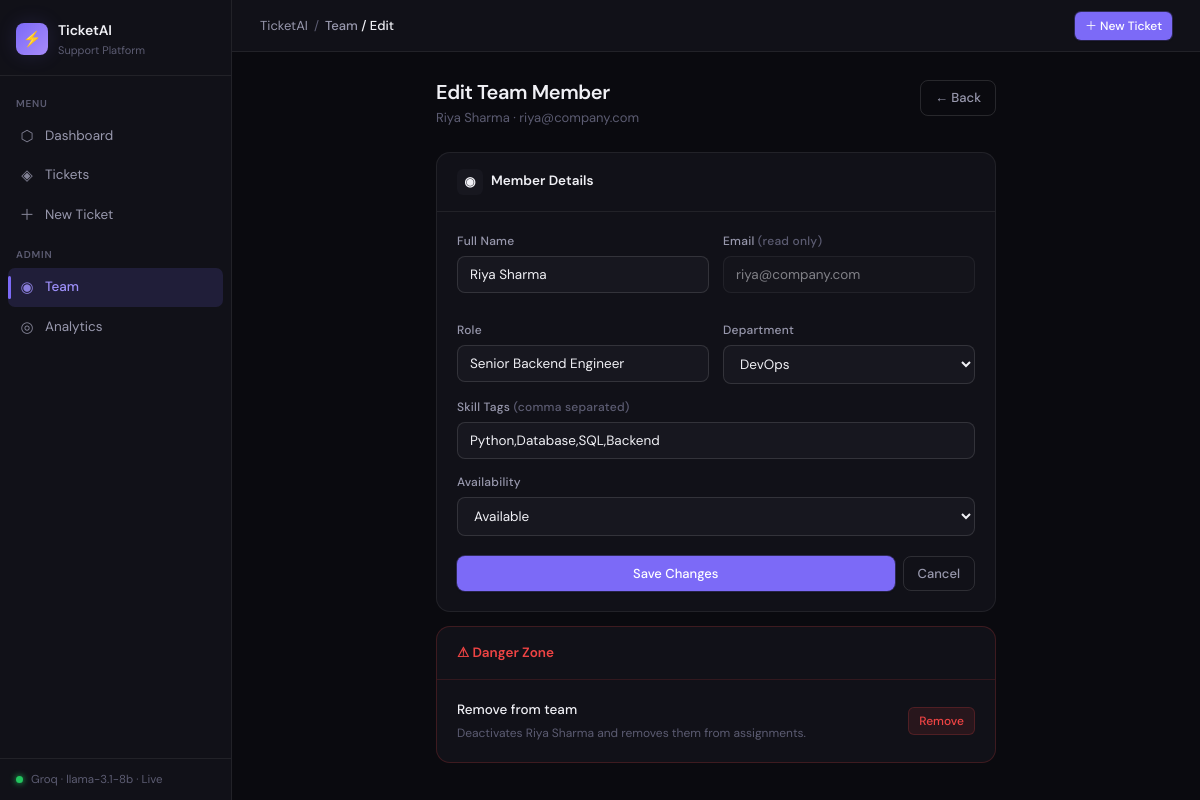
/employees/1/edit, run on the app's committed database.
### app/models.py (models this page shows)
class Employee(Base):
    __tablename__ = "employees"
    id = Column(Integer, primary_key=True, index=True)
    name = Column(String(100), nullable=False)
    email = Column(String(150), unique=True, nullable=False)
    role = Column(String(100), nullable=False)
    department_id = Column(Integer, ForeignKey("departments.id"), nullable=False)
    skill_tags = Column(Text, default="")        # comma-separated: "Python,Database,Networking"
    avg_resolution_time = Column(Float, default=0.0)  # in hours
    current_ticket_load = Column(Integer, default=0)
    availability = Column(String(20), default="Available")
    is_active = Column(Boolean, default=True)
    created_at = Column(DateTime(timezone=True), server_default=func.now())
    updated_at = Column(DateTime(timezone=True), onupdate=func.now())
    department = relationship("Department", back_populates="employees")
    assigned_tickets = relationship("Ticket", back_populates="assignee")

class Department(Base):
    __tablename__ = "departments"
    id = Column(Integer, primary_key=True, index=True)
    name = Column(String(100), unique=True, nullable=False)
    description = Column(Text, nullable=True)
    created_at = Column(DateTime(timezone=True), server_default=func.now())
    employees = relationship("Employee", back_populates="department")
    tickets = relationship("Ticket", back_populates="department")

### app/main.py (the view)
@app.get("/employees/{emp_id}/edit", response_class=HTMLResponse)
def edit_employee_page(
    emp_id: int,
    request: Request,
    db: Session = Depends(get_db)
):
    emp = db.query(models.Employee).filter_by(id=emp_id).first()
    if not emp:
        return templates.TemplateResponse(
            "404.html",
            {"request": request, "active": "employees"},
            status_code=404
        )
    departments = db.query(models.Department).all()
    return templates.TemplateResponse("edit_employee.html", {
        "request":     request,
        "active":      "employees",
        "emp":         emp,
        "departments": departments,
    })

### templates/edit_employee.html (shortened to what this page needs)
{% extends "base.html" %}
{% block breadcrumb %}
  <a href="/employees" style="color:var(--text-2);text-decoration:none;">Team</a> / Edit
{% endblock %}
{% block content %}
<div style="max-width:560px;margin:0 auto;">
  <div class="page-head">
    <div>
      <div class="page-head-title">Edit Team Member</div>
      <div class="page-head-sub">{{ emp.name }} · {{ emp.email }}</div>
    </div>
    <a href="/employees" class="btn btn-ghost">← Back</a>
  </div>
  <div class="card">
    <div class="card-header">
      <div class="card-title">
        <span class="card-title-icon">◉</span> Member Details
      </div>
    </div>
    <div class="card-pad">
      <form method="POST" action="/employees/{{ emp.id }}/edit">
        <div class="form-grid-2">
          <div class="form-group">
            <label class="form-label">Full Name</label>
            <input class="form-control" name="name"
              value="{{ emp.name }}" required/>
          </div>
          <div class="form-group">
            <label class="form-label">
              Email
              <span style="color:var(--text-3);">(read only)</span>
            </label>
            <input class="form-control" value="{{ emp.email }}" disabled
              style="opacity:0.5;cursor:not-allowed;"/>
          </div>
          <div class="form-group">
            <label class="form-label">Role</label>
            <input class="form-control" name="role"
              value="{{ emp.role }}" required/>
          </div>
          <div class="form-group">
            <label class="form-label">Department</label>
            <select class="form-control" name="department_id" required>
              {% for dept in departments %}
                <option value="{{ dept.id }}"
                  {% if dept.id == emp.department_id %}selected{% endif %}>
                  {{ dept.name }}
                </option>
              {% endfor %}
            </select>
          </div>
        </div>
        <div class="form-group">
          <label class="form-label">
            Skill Tags
            <span style="color:var(--text-3);">(comma separated)</span>
          </label>
          <input class="form-control" name="skill_tags"
            value="{{ emp.skill_tags }}"
            placeholder="Python, Database, Networking"/>
        </div>
        <div class="form-group" style="margin-bottom:20px;">
          <label class="form-label">Availability</label>
          <select class="form-control" name="availability">
            {% for a in ['Available', 'Busy', 'On Leave'] %}
              <option value="{{ a }}"
                {% if emp.availability == a %}selected{% endif %}>
                {{ a }}
              </option>
            {% endfor %}
          </select>
        </div>
        <div style="display:flex;gap:8px;">
          <button type="submit" class="btn btn-primary"
            style="flex:1;justify-content:center;">
            Save Changes
          </button>
          <a href="/employees" class="btn btn-ghost">Cancel</a>
        </div>
      </form>
    </div>
  </div>
  <div class="card"
    style="margin-top:14px;border-color:rgba(239,68,68,0.2);">
    <div class="card-header"
      style="border-color:rgba(239,68,68,0.15);">
      <div class="card-title" style="color:var(--red);">⚠ Danger Zone</div>
    </div>
    <div class="card-pad"
      style="display:flex;align-items:center;justify-content:space-between;">
      <div>
        <div style="font-size:13.5px;font-weight:500;">Remove from team</div>
        <div style="font-size:12px;color:var(--text-3);margin-top:3px;">
          Deactivates {{ emp.name }} and removes them from assignments.
        </div>
      </div>
      <form method="POST" action="/employees/{{ emp.id }}/deactivate"
        onsubmit="return confirmAction('Remove {{ emp.name }} permanently?')">
        <button type="submit" class="btn btn-danger btn-sm">Remove</button>
      </form>
    </div>
  </div>
</div>
{% endblock %}

### static/css/style.css (style rules this page uses)
:root { --bg: #0a0a0f; --bg-2: #111118; --bg-3: #17171f; --bg-4: #1e1e28; --border: rgba(255,255,255,0.07); --border-2: rgba(255,255,255,0.12); --text-1: #f0f0f5; --text-2: #9898ad; --text-3: #5c5c72; --accent: #7c6af7; --accent-2: #9d8ff9; --accent-glow: rgba(124,106,247,0.15); --green: #22c55e; --green-bg: rgba(34,197,94,0.1); --amber: #f59e0b; --amber-bg: rgba(245,158,11,0.1); --red: #ef4444; --red-bg: rgba(239,68,68,0.1); --blue: #3b82f6; --blue-bg: rgba(59,130,246,0.1); --radius: 10px; --radius-lg: 14px; --sidebar-w: 232px; --font: 'DM Sans', sans-serif; --mono: 'DM Mono', monospace; }
*, *::before, *::after { box-sizing: border-box; margin: 0; padding: 0; }
html { scroll-behavior: smooth; }
body { font-family: var(--font); background: var(--bg); color: var(--text-1); min-height: 100vh; display: flex; -webkit-font-smoothing: antialiased; font-size: 14px; line-height: 1.5; }
.page-head { display: flex; justify-content: space-between; align-items: flex-start; margin-bottom: 24px; }
.page-head-title { font-size: 20px; font-weight: 600; color: var(--text-1); letter-spacing: -0.02em; line-height: 1.2; }
.page-head-sub { font-size: 13px; color: var(--text-3); margin-top: 4px; font-weight: 400; }
.card { background: var(--bg-2); border: 1px solid var(--border); border-radius: var(--radius-lg); overflow: hidden; }
.card-pad { padding: 20px; }
.card-header { padding: 16px 20px; border-bottom: 1px solid var(--border); display: flex; align-items: center; justify-content: space-between; }
.card-title { font-size: 13.5px; font-weight: 600; color: var(--text-1); display: flex; align-items: center; gap: 8px; }
.card-title-icon { width: 26px; height: 26px; border-radius: 6px; display: flex; align-items: center; justify-content: center; font-size: 13px; background: var(--bg-3); }
.btn { display: inline-flex; align-items: center; gap: 6px; padding: 7px 14px; border-radius: 8px; font-size: 13px; font-weight: 500; cursor: pointer; border: none; text-decoration: none; transition: all 0.15s ease; font-family: var(--font); white-space: nowrap; }
.btn-primary { background: var(--accent); color: #fff; box-shadow: 0 1px 2px rgba(0,0,0,0.3), 0 0 0 1px rgba(124,106,247,0.3); }
.btn-ghost { background: transparent; color: var(--text-2); border: 1px solid var(--border-2); }
.btn-danger { background: var(--red-bg); color: var(--red); border: 1px solid rgba(239,68,68,0.2); }
.btn-sm { padding: 5px 10px; font-size: 12px; border-radius: 6px; }
.form-group { display: flex; flex-direction: column; gap: 6px; margin-bottom: 14px; }
.form-label { font-size: 12px; font-weight: 500; color: var(--text-2); letter-spacing: 0.02em; }
.form-control { background: var(--bg-3); border: 1px solid var(--border-2); border-radius: 8px; padding: 9px 12px; font-size: 13.5px; color: var(--text-1); font-family: var(--font); outline: none; transition: all 0.15s; width: 100%; }
.form-control::placeholder { color: var(--text-3); }
select.form-control option { background: var(--bg-3); }
.form-grid-2 { display: grid; grid-template-columns: 1fr 1fr; gap: 14px; }

### data on the page
Employee: name "Riya Sharma", email "riya@company.com", role "Senior Backend Engineer", department_id "DevOps", skill_tags "Python,Database,SQL,Backend", availability "Available"
